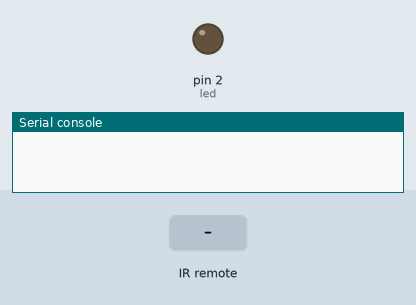
Simulated run of this program. Board: MicroPython board. Shown: output pins drawn as LEDs (lit = HIGH), the last lines printed to the serial console. Dashed ring = blinking. Inputs (shaded band) come from the test bench.

Above: at 1.2 s.
1.3 s: infrared code 0x18 received
At 2.13 s:
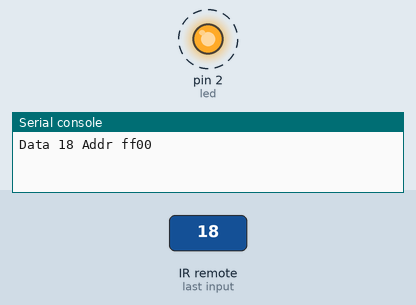
4.3 s: infrared code 0x16 received
At 5.5 s:
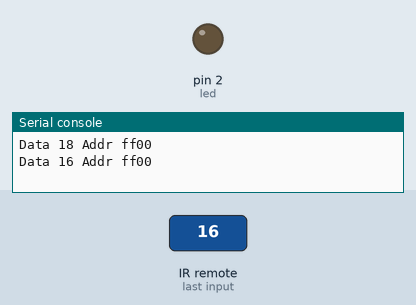
5.8 s: infrared code 0x0C received
At 6.7 s:
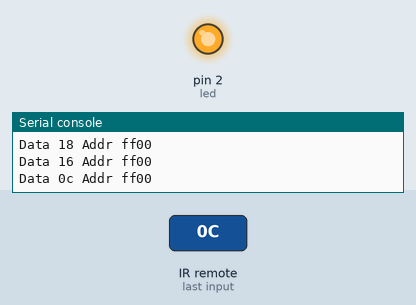
Timing chart, 0 to 8.8 s (numbered marks = the images above; inputs shaded):
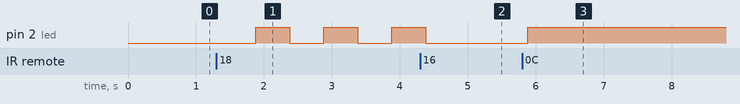

Measured:
- after the input at 1.3 s, pin 2 (led): alternates HIGH for 0.50 s and LOW for 0.50 s, starting after 0.58 s
- after the input at 4.3 s, pin 2 (led): goes on until 4.4 s, then stays LOW
- after the input at 5.8 s, pin 2 (led): LOW → HIGH after 0.08 s

The program:

Ir_example_3.py
```python
#you need ir_rx.py library for this project

from machine import Pin
from machine import Timer
from ir_rx import NEC_16


def ir_callback(data, addr, ctrl):
    global ir_data
    global ir_addr
    if data > 0:
        ir_data = data
        ir_addr = addr
        print('Data {:02x} Addr {:04x}'.format(data, addr))

def timer_callback(timer):
    led.value( not led.value() )

ir = NEC_16(Pin(23, Pin.IN), ir_callback)
led = Pin(2, Pin.OUT)
tim0 = Timer(0)
isLedBlinking = False
ir_data = 0
ir_addr = 0

while True:
    if ir_data > 0:
        if ir_data == 0x16:   # 0
            led.value(0)
            if isLedBlinking==True:
                tim0.deinit()
                isLedBlinking = False
        elif ir_data == 0x0C: # 1
            led.value(1)
            if isLedBlinking==True:
                tim0.deinit()
                isLedBlinking = False
        elif ir_data == 0x18: # 2
            isLedBlinking = True
            tim0.init(period=500,
                      mode=Timer.PERIODIC,
                      callback=timer_callback)
        ir_data = 0
```
